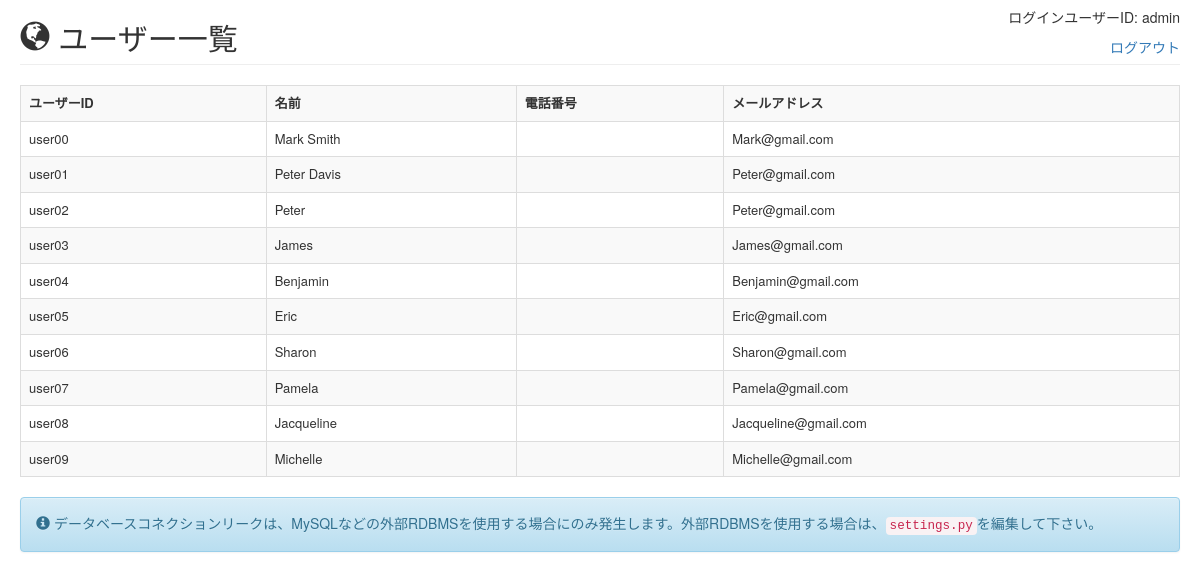
Screenshot of /dbconnectionleak/ (signed in) with the database file from the repository.
### easybuggy/models.py (models this page shows)
class User(models.Model):
    id = models.CharField(max_length=10, primary_key=True)
    name = models.CharField(max_length=30)
    password = models.CharField(max_length=30)
    secret = models.CharField(max_length=100)
    ispublic = models.CharField(max_length=5)
    phone = models.CharField(max_length=20, blank=True, null=True)
    mail = models.EmailField(max_length=100, blank=True, null=True)

### easybuggy/views.py (the view)
# urls.py: url(r'^dbconnectionleak/$', views.db_connection_leak, name='dbconnectionleak'),
def db_connection_leak(request):
    d = {
        'title': _('title.dbconnectionleak.page'),
        'note': _('msg.note.dbconnectionleak'),
    }
    c = connection.cursor()
    try:
        c.execute("SELECT id, name, phone, mail FROM easybuggy_user WHERE ispublic = 'true' ORDER BY id asc")
        d['users'] = c.fetchall()
    except Exception as e:
        logger.exception('Exception occurs: %s', e)
    finally:
        pass
    return render(request, 'dbconnectionleak.html', d)

### templates/dbconnectionleak.html
{% extends "base.html" %}
{% load i18n %}
{% block body %}
{% include "header.html" %}
<table class="table table-striped table-bordered table-hover" style="font-size: small;">
    <tr>
        <th>{% trans 'label.user.id' %}</th>
        <th>{% trans 'label.name' %}</th>
        <th>{% trans 'label.phone' %}</th>
        <th>{% trans 'label.mail' %}</th>
    </tr>
    {% for user in users %}
    <tr>
        <td>{{ user.0 }}</td>
        <td>{{ user.1 }}</td>
        <td>{{ user.2|default_if_none:'' }}</td>
        <td>{{ user.3|default_if_none:'' }}</td>
    </tr>
    {% endfor %}
</table>
{% include "messages.html" %}
{% endblock %}

### rows the page displays
User: id "user00", name "Mark Smith", mail "Mark@gmail.com"
User: id "user01", name "Peter Davis", mail "Peter@gmail.com"
User: id "user02", name "Peter", mail "Peter@gmail.com"
User: id "user03", name "James", mail "James@gmail.com"
User: id "user04", name "Benjamin", mail "Benjamin@gmail.com"
User: id "user05", name "Eric", mail "Eric@gmail.com"
User: id "user06", name "Sharon", mail "Sharon@gmail.com"
User: id "user07", name "Pamela", mail "Pamela@gmail.com"
User: id "user08", name "Jacqueline", mail "Jacqueline@gmail.com"
User: id "user09", name "Michelle", mail "Michelle@gmail.com"

### other values shown
{{ title }} "ユーザー一覧"
{{ request.session.username }} "admin"
{{ note }} "データベースコネクションリークは、MySQLなどの外部RDBMSを使用する場合にのみ発生します。外部RDBMSを使用する場合は、 settings.py を編集して下さい。"
